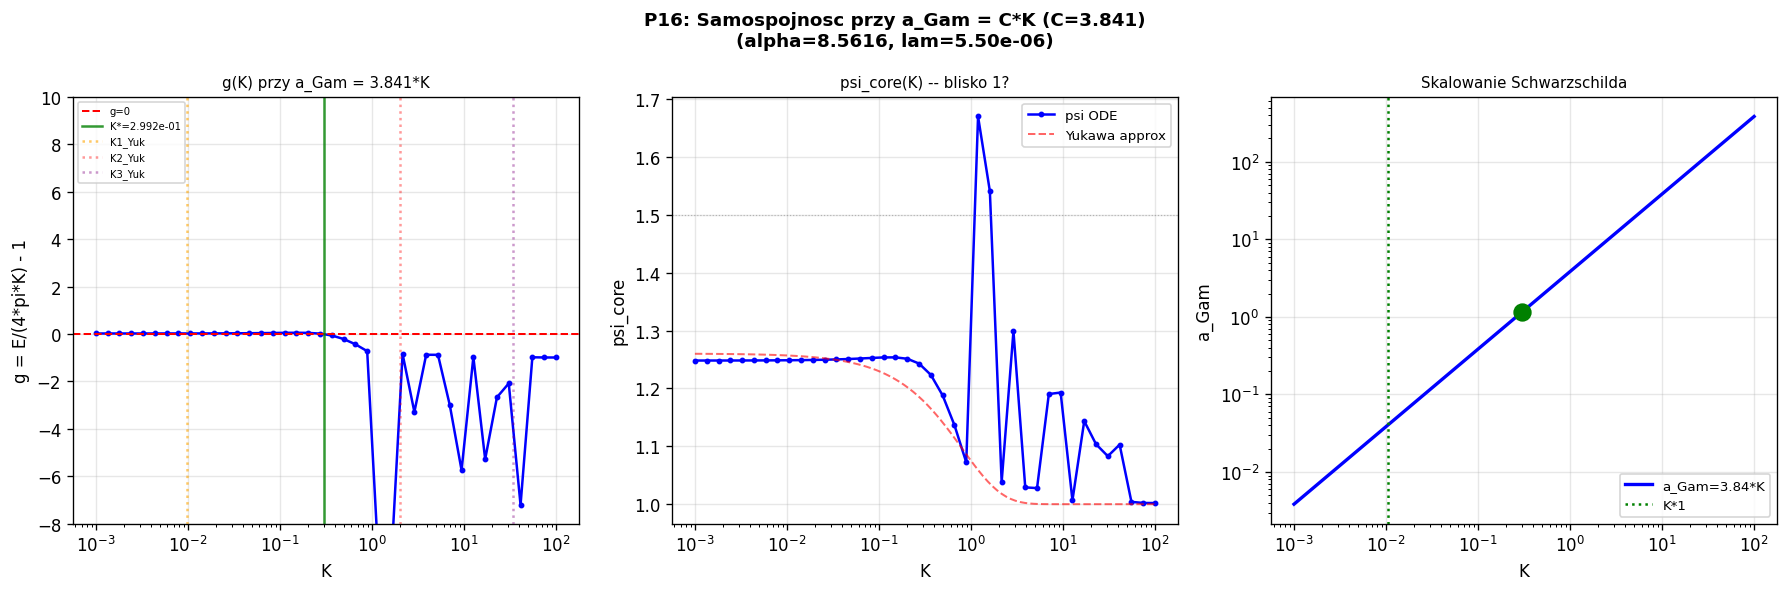

This chart was generated by the following Python code:
"""
p16_schwarzschild_selfconsist.py
=================================
Samospojnosc przy SKALOWANIU a_Gam = C*K (hipoteza Schwarzschilda).

SYNTEZA p10-p15:
  - p14c: przy stalym a_Gam=0.040 -> JEDEN soliton K*1=0.010414
  - Yukawa: 3 generacje wymagaja profili bliskich phi=1 (liniowa approx.)
  - Warunek phi~1: potrzebne K/a_Gam << 1, tj. a_Gam >> K

  KLUCZ: jesli a_Gam = C*K (proporcjonalne do masy):
    psi_core ~ 1 + (K/a_Gam)*exp(-m*a_Gam) = 1 + (1/C)*exp(-m*C*K)
    -> Dla duzego K: psi_core -> 1 (profil jest bliski 1!)
    -> Aproks. Yukawa POPRAWIA sie dla ciezszych generacji

  Pytanie: czy istnieje stala C taka ze wszystkie 3 K_Yukawa
           sa samospojne przy a_Gam = C*K?

CEL p16:
  1. Dla stalej C: wyznacz g(K) przy a_Gam(K) = C*K
  2. Znajdz C i K* takie ze g(K*)=0 dla 3 K wartosci (Yukawa K1,K2,K3)
  3. Sprawdz czy sa to te same K co Yukawa lub bliskie
"""

import numpy as np
from scipy.integrate import solve_ivp
from scipy.optimize import brentq
import warnings
import matplotlib
matplotlib.use('Agg')
import matplotlib.pyplot as plt
warnings.filterwarnings('ignore')

ALPHA  = 8.5616
LAM    = 5.501357e-06
GAMMA  = 1.0
M_EFF  = 1.0 / np.sqrt(1.0 + ALPHA)
R_MAX_BASE = 80.0
V1     = GAMMA/3 - GAMMA/4

print("P16: Samospojnosc przy a_Gam = C*K (skalowanie Schwarzschilda)")
print("="*65)
print(f"m_eff = {M_EFF:.4f},  1/m_eff = {1/M_EFF:.4f}")
print()

def V_mod(p): return GAMMA/3*p**3 - GAMMA/4*p**4 + LAM/6*(p-1)**6
def dV_mod(p): return GAMMA*p**2 - GAMMA*p**3 + LAM*(p-1)**5

def ode_rhs(r, y):
    phi, dphi = y
    phi = max(phi, 1e-10)
    kfac = 1.0 + ALPHA / phi
    ddphi = (dV_mod(phi)/kfac + ALPHA*dphi**2/(2.0*phi**2*kfac) - (2.0/r)*dphi)
    return [dphi, ddphi]

def phi_at_rmax(psi_core, K, a_gam, r_max, n_eval=2500):
    dphi0 = -K / a_gam**2
    def ev_lo(r, y): return y[0] - 1e-5
    ev_lo.terminal = True; ev_lo.direction = -1
    def ev_hi(r, y): return y[0] - 1e7
    ev_hi.terminal = True; ev_hi.direction = 1
    # Geometryczna siatka, clip zeby uniknac wartosci poza [a_gam, r_max]
    r_eval_raw = a_gam * (r_max/a_gam)**np.linspace(0, 1, n_eval)
    r_eval = np.clip(r_eval_raw, a_gam * (1 + 1e-12), r_max * (1 - 1e-12))
    sol = solve_ivp(ode_rhs, [a_gam, r_max], [psi_core, dphi0],
                    method='DOP853', rtol=1e-9, atol=1e-11,
                    t_eval=r_eval, events=[ev_lo, ev_hi])
    if len(sol.t) == 0 or sol.t[-1] < r_max * 0.99:
        return np.nan
    return sol.y[0, -1]

def find_psi_and_g(K, a_gam, psi_guess=None, n_eval=5000):
    """Znajdz psi_core i oblicz g dla danego (K, a_gam)."""
    if psi_guess is None:
        psi_guess = 1.0 + K / a_gam * np.exp(-M_EFF * a_gam)

    r_max = max(R_MAX_BASE, 30.0 / M_EFF, 20.0 * a_gam)

    # Skan psi_core wokol guess
    w = max(0.5, psi_guess * 0.3)
    psi_lo = max(1.001, psi_guess - w)
    psi_hi = psi_guess + w

    psi_z = np.nan
    for window in [w, 2*w, 5*w, 10*w]:
        psi_lo2 = max(1.001, psi_guess - window)
        psi_hi2 = psi_guess + window
        psi_scan = np.linspace(psi_lo2, psi_hi2, 50)
        F_scan = [phi_at_rmax(p, K, a_gam, r_max) - 1.0 for p in psi_scan]
        for i in range(len(psi_scan)-1):
            if np.isfinite(F_scan[i]) and np.isfinite(F_scan[i+1]):
                if F_scan[i] * F_scan[i+1] < 0:
                    try:
                        psi_z = brentq(
                            lambda p: phi_at_rmax(p, K, a_gam, r_max) - 1.0,
                            psi_scan[i], psi_scan[i+1],
                            xtol=1e-6, maxiter=30
                        )
                        break
                    except Exception:
                        pass
        if not np.isnan(psi_z):
            break

    if np.isnan(psi_z):
        return np.nan, np.nan

    # Oblicz energie
    dphi0 = -K / a_gam**2
    r_eval_raw = a_gam * (r_max/a_gam)**np.linspace(0, 1, n_eval)
    r_eval = np.clip(r_eval_raw, a_gam*(1+1e-12), r_max*(1-1e-12))
    sol = solve_ivp(ode_rhs, [a_gam, r_max], [psi_z, dphi0],
                    method='DOP853', rtol=1e-9, atol=1e-11, t_eval=r_eval)
    r    = sol.t
    phi  = np.maximum(sol.y[0], 1e-10)
    dphi = sol.y[1]
    Ek = 4*np.pi*np.trapezoid(0.5*dphi**2*(1+ALPHA/phi)*r**2, r)
    Ep = 4*np.pi*np.trapezoid((V_mod(phi)-V1)*r**2, r)
    g = (Ek+Ep)/(4*np.pi*K) - 1.0
    return psi_z, g

# ============================================================
# KROK 1: Wyznacz C z warunku K*1 = 0.010414 przy a_Gam = 0.040
# ============================================================
K1_star = 0.010414
A_GAM1  = 0.040
C_measured = A_GAM1 / K1_star
print(f"Stala C z K*1: C = a_Gam1/K*1 = {A_GAM1}/{K1_star} = {C_measured:.4f}")
print()

# ============================================================
# KROK 2: g(K) przy a_Gam = C*K dla C=C_measured
# ============================================================
print(f"KROK 2: g(K) przy a_Gam = {C_measured:.4f}*K:")
print()

K_vals = np.logspace(-3, 2, 40)

g_Sch   = []
psi_Sch = []

psi_prev = 1.24

for K in K_vals:
    a_gam = C_measured * K
    psi_Yukawa = 1.0 + (K/a_gam) * np.exp(-M_EFF * a_gam)
    psi_z, g = find_psi_and_g(K, a_gam, psi_guess=psi_Yukawa)
    g_Sch.append(g)
    psi_Sch.append(psi_z)

    tag = ''
    if not np.isnan(g):
        if abs(g) < 0.05: tag = ' <-- SAMOSPOJNY!'
        elif abs(g) < 0.5: tag = ' ~ bliski'
    print(f"  K={K:.4e}: a_Gam={a_gam:.4f}, psi_Yuk={psi_Yukawa:.4f}, "
          f"psi_ODE={psi_z:.4f}, g={g:.4e}{tag}")

g_Sch   = np.array(g_Sch)
psi_Sch = np.array(psi_Sch)

# Znajdz zera g
print()
print("Zera g(K):")
zeros_Sch = []
for i in range(len(K_vals)-1):
    gi, gj = g_Sch[i], g_Sch[i+1]
    if np.isfinite(gi) and np.isfinite(gj) and gi*gj < 0:
        # Sprawdz ciaglosc
        dpsi = abs(psi_Sch[i+1] - psi_Sch[i]) if (not np.isnan(psi_Sch[i]) and not np.isnan(psi_Sch[i+1])) else 999
        if dpsi > 1.5:
            print(f"  [Skok psi: {psi_Sch[i]:.3f} -> {psi_Sch[i+1]:.3f} -- prawdopodobnie galaz zmiana]")
            continue
        K_approx = (K_vals[i]*K_vals[i+1])**0.5
        print(f"  K* ~ {K_approx:.4e}  (g: {gi:.4e} -> {gj:.4e})")
        try:
            def g_func(K_v):
                a_g = C_measured * K_v
                psi_Y = 1.0 + (K_v/a_g)*np.exp(-M_EFF*a_g)
                psi_z_v, g_v = find_psi_and_g(K_v, a_g, psi_guess=psi_Y)
                return g_v if not np.isnan(g_v) else 999.0
            K_zero = brentq(g_func, K_vals[i], K_vals[i+1],
                            xtol=1e-5, maxiter=20)
            a_gam_z = C_measured * K_zero
            psi_Y_z = 1.0 + (K_zero/a_gam_z)*np.exp(-M_EFF*a_gam_z)
            psi_z_z, g_z = find_psi_and_g(K_zero, a_gam_z, psi_guess=psi_Y_z)
            zeros_Sch.append({'K': K_zero, 'psi': psi_z_z, 'g': g_z, 'a_gam': a_gam_z})
            print(f"    -> K* = {K_zero:.6f}, a_Gam = {a_gam_z:.4f}, psi_core = {psi_z_z:.4f}, g = {g_z:.4e}")
        except Exception as ex:
            print(f"    [Blad: {ex}]")

print()
print(f"Lacznie {len(zeros_Sch)} samospojnych solitonow przy a_Gam = {C_measured:.4f}*K")
if zeros_Sch:
    print()
    print("Porownanie z Yukawa:")
    K_Yuk = [0.009820, 2.032728, 34.14450]
    for z in zeros_Sch:
        print(f"  K*(ODE) = {z['K']:.6f}  a_Gam = {z['a_gam']:.4f}")
    print(f"  K_Yukawa(1,2,3) = {K_Yuk}")

# ============================================================
# WYKRES
# ============================================================
fig, axes = plt.subplots(1, 3, figsize=(15, 5))
fig.suptitle(f'P16: Samospojnosc przy a_Gam = C*K (C={C_measured:.3f})\n'
             f'(alpha={ALPHA}, lam={LAM:.2e})', fontsize=11, fontweight='bold')

# g(K) przy a_Gam=C*K
ax = axes[0]
mask = np.isfinite(g_Sch)
ax.semilogx(K_vals[mask], np.clip(g_Sch[mask], -10, 20), 'b.-', lw=1.5, ms=5)
ax.axhline(0, color='red', lw=1.2, linestyle='--', label='g=0')
for z in zeros_Sch:
    ax.axvline(z['K'], color='green', lw=1.5, alpha=0.8, label=f"K*={z['K']:.3e}")
ax.axvline(0.009820, color='orange', lw=1.5, linestyle=':', alpha=0.6, label='K1_Yuk')
ax.axvline(2.032728, color='red', lw=1.5, linestyle=':', alpha=0.4, label='K2_Yuk')
ax.axvline(34.14450, color='purple', lw=1.5, linestyle=':', alpha=0.4, label='K3_Yuk')
ax.set_xlabel('K'); ax.set_ylabel('g = E/(4*pi*K) - 1')
ax.set_title(f'g(K) przy a_Gam = {C_measured:.3f}*K', fontsize=9)
ax.legend(fontsize=6); ax.grid(True, alpha=0.3); ax.set_ylim(-8, 10)

# psi_core(K)
ax = axes[1]
ax.semilogx(K_vals[mask], psi_Sch[mask], 'b.-', lw=1.5, ms=5, label='psi ODE')
K_line = np.logspace(-3, 2, 100)
psi_Yukawa_line = 1.0 + (1/C_measured) * np.exp(-M_EFF * C_measured * K_line)
ax.semilogx(K_line, psi_Yukawa_line, 'r--', lw=1.2, alpha=0.6, label='Yukawa approx')
ax.set_xlabel('K'); ax.set_ylabel('psi_core')
ax.set_title('psi_core(K) -- blisko 1?', fontsize=9)
ax.legend(fontsize=8); ax.grid(True, alpha=0.3)
ax.axhline(1.5, color='gray', lw=0.7, linestyle=':', alpha=0.5)

# a_Gam skalowanie
ax = axes[2]
K_line2 = np.logspace(-3, 2, 100)
ax.loglog(K_line2, C_measured * K_line2, 'b-', lw=2, label=f'a_Gam={C_measured:.2f}*K')
ax.axvline(K1_star, color='green', lw=1.5, linestyle=':', label='K*1')
if zeros_Sch:
    for z in zeros_Sch:
        ax.scatter([z['K']], [z['a_gam']], s=100, c='green', zorder=5)
ax.set_xlabel('K'); ax.set_ylabel('a_Gam')
ax.set_title('Skalowanie Schwarzschilda', fontsize=9)
ax.legend(fontsize=8); ax.grid(True, alpha=0.3)

plt.tight_layout()
out = __file__.replace('.py', '.png')
plt.savefig(out, dpi=120, bbox_inches='tight')
plt.close()
print(f"Zapisano: {out}")
